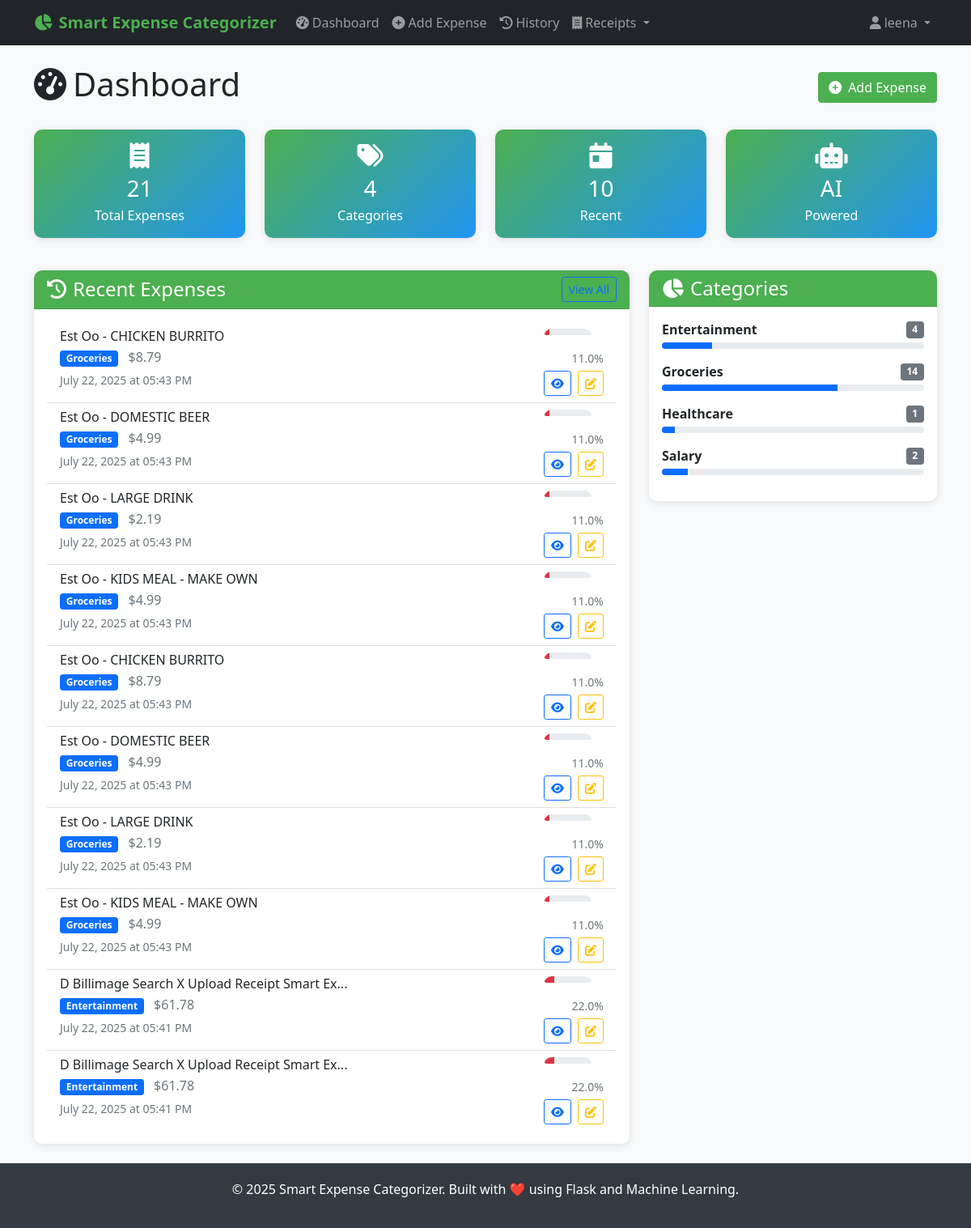
/dashboard (signed in), run on the app's committed database.
### PYTHON/models.py (models this page shows, shortened)
class User(UserMixin, db.Model):
    __tablename__ = 'users'
    id = db.Column(db.String(36), primary_key=True, default=lambda: str(uuid.uuid4()))
    username = db.Column(db.String(80), unique=True, nullable=False, index=True)
    email = db.Column(db.String(120), unique=True, nullable=False, index=True)
    password_hash = db.Column(db.String(255), nullable=False)
    created_at = db.Column(db.DateTime, default=datetime.utcnow)
    is_active = db.Column(db.Boolean, default=True)
    expenses = db.relationship('Expense', backref='user', lazy='dynamic', cascade='all, delete-orphan')
    def get_expense_stats(self):
        total_expenses = self.expenses.count()
        categories = db.session.query(
            Expense.predicted_category,
            db.func.count(Expense.id).label('count'),
            db.func.sum(Expense.amount).label('total')
        ).filter_by(user_id=self.id).group_by(Expense.predicted_category).all()
        return {
            'total_expenses': total_expenses,
            'categories': [
                {
                    'category': cat.predicted_category,
                    'count': cat.count,
                    'total': float(cat.total) if cat.total else 0.0
                }
                for cat in categories
            ]
        }

class Expense(db.Model):
    __tablename__ = 'expenses'
    id = db.Column(db.String(36), primary_key=True, default=lambda: str(uuid.uuid4()))
    user_id = db.Column(db.String(36), db.ForeignKey('users.id'), nullable=False, index=True)
    description = db.Column(db.Text, nullable=False)
    amount = db.Column(db.Numeric(10, 2), nullable=True)
    predicted_category = db.Column(db.String(100), nullable=False, index=True)
    confidence_score = db.Column(db.Float, nullable=False)
    model_predictions = db.Column(db.JSON)  # Store individual model predictions
    created_at = db.Column(db.DateTime, default=datetime.utcnow, index=True)
    updated_at = db.Column(db.DateTime, default=datetime.utcnow, onupdate=datetime.utcnow)
    user_feedback = db.Column(db.String(100), nullable=True)  # User can correct the category
    is_correct = db.Column(db.Boolean, nullable=True)  # User can mark if prediction was correct
    source = db.Column(db.String(50), nullable=True, default='manual')  # 'manual', 'receipt_upload', 'api'
    expense_metadata = db.Column(db.JSON, nullable=True)  # Store receipt data, OCR confidence, etc.
    date = db.Column(db.DateTime, nullable=True)  # Expense date (can be different from created_at)

### PYTHON/routes.py (the view)
@main_bp.route('/dashboard')
@login_required
def dashboard():
    recent_expenses = Expense.query.filter_by(user_id=current_user.id)\
        .order_by(Expense.created_at.desc())\
        .limit(10).all()
    stats = current_user.get_expense_stats()
    return render_template('dashboard.html',
                         recent_expenses=recent_expenses,
                         stats=stats)

### PYTHON/app.py (called while the page is built)
def init_extensions(app):
    db.init_app(app)
    login_manager = LoginManager()
    login_manager.init_app(app)
    login_manager.login_view = 'auth.login'
    login_manager.login_message = 'Please log in to access this page.'
    login_manager.login_message_category = 'info'
    login_manager.session_protection = 'strong'
    csrf = CSRFProtect(app)
    @login_manager.user_loader
    def load_user(user_id):
        try:
            return User.query.get(user_id)
        except Exception:
            return None
    @app.before_request
    def fix_session():
        from flask import session
        if not session.get('_session_initialized'):
            session['_session_initialized'] = True
            session.permanent = True

def add_security_headers(app):
    @app.after_request
    def set_security_headers(response):
        if hasattr(app.config, 'SECURITY_HEADERS'):
            for header, value in app.config['SECURITY_HEADERS'].items():
                response.headers[header] = value
        response.headers['X-Content-Type-Options'] = 'nosniff'
        response.headers['X-Frame-Options'] = 'DENY'
        response.headers['X-XSS-Protection'] = '1; mode=block'
        return response

def register_context_processors(app):
    @app.context_processor
    def inject_now():
        return {'now': datetime.now()}

### PYTHON/templates/dashboard.html (shortened to what this page needs)
{% extends "base.html" %}
{% block content %}
<div class="d-flex justify-content-between align-items-center mb-4">
    <h1>
        <i class="fas fa-tachometer-alt me-2"></i>Dashboard
    </h1>
    <a href="{{ url_for('main.predict') }}" class="btn btn-primary">
        <i class="fas fa-plus-circle me-2"></i>Add Expense
    </a>
</div>
<div class="row mb-4">
    <div class="col-md-3 mb-3">
        <div class="card stats-card text-center">
            <div class="card-body">
                <i class="fas fa-receipt fa-2x mb-2"></i>
                <h3 class="mb-1">{{ stats.total_expenses }}</h3>
                <p class="mb-0">Total Expenses</p>
            </div>
        </div>
    </div>
    <div class="col-md-3 mb-3">
        <div class="card stats-card text-center">
            <div class="card-body">
                <i class="fas fa-tags fa-2x mb-2"></i>
                <h3 class="mb-1">{{ stats.categories|length }}</h3>
                <p class="mb-0">Categories</p>
            </div>
        </div>
    </div>
    <div class="col-md-3 mb-3">
        <div class="card stats-card text-center">
            <div class="card-body">
                <i class="fas fa-calendar-day fa-2x mb-2"></i>
                <h3 class="mb-1">{{ recent_expenses|length }}</h3>
                <p class="mb-0">Recent</p>
            </div>
        </div>
    </div>
    <div class="col-md-3 mb-3">
        <div class="card stats-card text-center">
            <div class="card-body">
                <i class="fas fa-robot fa-2x mb-2"></i>
                <h3 class="mb-1">AI</h3>
                <p class="mb-0">Powered</p>
            </div>
        </div>
    </div>
</div>
<div class="row">
    <div class="col-md-8">
        <div class="card">
            <div class="card-header d-flex justify-content-between align-items-center">
                <h4 class="mb-0">
                    <i class="fas fa-history me-2"></i>Recent Expenses
                </h4>
                <a href="{{ url_for('main.expenses') }}" class="btn btn-sm btn-outline-primary">
                    View All
                </a>
            </div>
            <div class="card-body">
                {% if recent_expenses %}
                    <div class="list-group list-group-flush">
                        {% for expense in recent_expenses %}
                            <div class="list-group-item expense-item">
                                <div class="d-flex justify-content-between align-items-start">
                                    <div class="flex-grow-1">
                                        <h6 class="mb-1">{{ expense.description[:50] }}{% if expense.description|length > 50 %}...{% endif %}</h6>
                                        <p class="mb-1">
                                            <span class="badge bg-primary">{{ expense.predicted_category }}</span>
                                            {% if expense.amount %}
                                                <span class="text-muted ms-2">${{ "%.2f"|format(expense.amount) }}</span>
                                            {% endif %}
                                        </p>
                                        <small class="text-muted">{{ expense.created_at.strftime('%B %d, %Y at %I:%M %p') }}</small>
                                    </div>
                                    <div class="text-end">
                                        <div class="confidence-bar mb-1" style="width: 60px;">
                                            <div class="progress" style="height: 8px;">
                                                <div class="progress-bar
                                                    {% if expense.confidence_score >= 0.8 %}bg-success
                                                    {% elif expense.confidence_score >= 0.6 %}bg-warning
                                                    {% else %}bg-danger{% endif %}"
                                                    style="width: {{ (expense.confidence_score * 100)|round }}%">
                                                </div>
                                            </div>
                                        </div>
                                        <div class="mb-1">
                                            <small class="text-muted">{{ (expense.confidence_score * 100)|round }}%</small>
                                        </div>
                                        <div class="btn-group-sm" role="group">
                                            <a href="{{ url_for('main.expense_detail', expense_id=expense.id) }}"
                                               class="btn btn-sm btn-outline-primary me-1" title="View Details">
                                                <i class="fas fa-eye"></i>
                                            </a>
                                            <a href="{{ url_for('main.edit_expense', expense_id=expense.id) }}"
                                               class="btn btn-sm btn-outline-warning" title="Edit">
                                                <i class="fas fa-edit"></i>
                                            </a>
                                        </div>
                                    </div>
                                </div>
                            </div>
                        {% endfor %}
                    </div>
                {% else %}
                    <div class="text-center text-muted py-4">
                        <i class="fas fa-receipt fa-3x mb-3"></i>
                        <p>No expenses yet. <a href="{{ url_for('main.predict') }}">Add your first expense</a>!</p>
                    </div>
                {% endif %}
            </div>
        </div>
    </div>
    <div class="col-md-4">
        <div class="card">
            <div class="card-header">
                <h4 class="mb-0">
                    <i class="fas fa-chart-pie me-2"></i>Categories
                </h4>
            </div>
            <div class="card-body">
                {% if stats.categories %}
                    {% for category in stats.categories[:5] %}
                        <div class="mb-3">
                            <div class="d-flex justify-content-between align-items-center mb-1">
                                <span class="fw-bold">{{ category.category }}</span>
                                <span class="badge bg-secondary">{{ category.count }}</span>
                            </div>
                            <div class="progress" style="height: 8px;">
                                <div class="progress-bar bg-primary"
                                     style="width: {{ (category.count / stats.total_expenses * 100)|round }}%">
                                </div>
                            </div>
                        </div>
                    {% endfor %}
                {% else %}
                    <div class="text-center text-muted">
                        <i class="fas fa-chart-pie fa-3x mb-3"></i>
                        <p>No categories yet</p>
                    </div>
                {% endif %}
            </div>
        </div>
    </div>
</div>
{% endblock %}

### PYTHON/templates/base.html (shortened to what this page needs)
<!DOCTYPE html>
<html lang="en">
<head>
    <link href="https://cdn.jsdelivr.net/npm/bootstrap@5.1.3/dist/css/bootstrap.min.css" rel="stylesheet">
    <link href="https://cdnjs.cloudflare.com/ajax/libs/font-awesome/6.0.0/css/all.min.css" rel="stylesheet">
</head>
<body>
    <nav class="navbar navbar-expand-lg navbar-dark bg-dark">
        <div class="container">
            <a class="navbar-brand" href="{{ url_for('main.index') }}">
                <i class="fas fa-chart-pie me-2"></i>Smart Expense Categorizer
            </a>
            <div class="collapse navbar-collapse" id="navbarNav">
                <ul class="navbar-nav me-auto">
                    {% if current_user.is_authenticated %}
                        <li class="nav-item">
                            <a class="nav-link" href="{{ url_for('main.dashboard') }}">
                                <i class="fas fa-tachometer-alt me-1"></i>Dashboard
                            </a>
                        </li>
                        <li class="nav-item">
                            <a class="nav-link" href="{{ url_for('main.predict') }}">
                                <i class="fas fa-plus-circle me-1"></i>Add Expense
                            </a>
                        </li>
                        <li class="nav-item">
                            <a class="nav-link" href="{{ url_for('main.expenses') }}">
                                <i class="fas fa-history me-1"></i>History
                            </a>
                        </li>
                        <li class="nav-item dropdown">
                            <a class="nav-link dropdown-toggle" href="#" id="receiptDropdown" role="button" data-bs-toggle="dropdown">
                                <i class="fas fa-receipt me-1"></i>Receipts
                            </a>
                        </li>
                    {% endif %}
                </ul>
                <ul class="navbar-nav">
                    {% if current_user.is_authenticated %}
                        <li class="nav-item dropdown">
                            <a class="nav-link dropdown-toggle" href="#" id="navbarDropdown" role="button" data-bs-toggle="dropdown">
                                <i class="fas fa-user me-1"></i>{{ current_user.username }}
                            </a>
                        </li>
                    {% endif %}
                </ul>
            </div>
        </div>
    </nav>
    <main class="container my-4">
        {% block content %}{% endblock %}
    </main>
    <footer class="footer mt-auto">
        <div class="container text-center">
            <p>&copy; {{ now.year }} Smart Expense Categorizer. Built with ❤️ using Flask and Machine Learning.</p>
        </div>
    </footer>
</body>
</html>

### PYTHON/templates/base.html (style rules this page uses)
:root { --primary-color: #4CAF50; --secondary-color: #45a049; --accent-color: #2196F3; --danger-color: #f44336; --warning-color: #ff9800; --success-color: #4CAF50; --info-color: #2196F3; }
body { background-color: #f8f9fa; font-family: 'Segoe UI', Tahoma, Geneva, Verdana, sans-serif; }
.navbar-brand { font-weight: bold; color: var(--primary-color) !important; }
.btn-primary { background-color: var(--primary-color); border-color: var(--primary-color); }
.card { box-shadow: 0 2px 10px rgba(0,0,0,0.1); border: none; border-radius: 10px; }
.card-header { background-color: var(--primary-color); color: white; border-radius: 10px 10px 0 0 !important; }
.footer { background-color: #343a40; color: white; padding: 20px 0; margin-top: 50px; }
.confidence-bar { height: 20px; border-radius: 10px; overflow: hidden; }
.expense-item { transition: transform 0.2s; }
.stats-card { background: linear-gradient(135deg, var(--primary-color), var(--accent-color)); color: white; }

### data on the page
User: username "leena"
Expense: description "Est Oo - CHICKEN BURRITO", predicted_category "Groceries", amount "8.79", created_at "July 22, 2025 at 05:43 PM", (expense.confidence_score*100)|round "11.0"
Expense: description "Est Oo - DOMESTIC BEER", predicted_category "Groceries", amount "4.99", created_at "July 22, 2025 at 05:43 PM", (expense.confidence_score*100)|round "11.0"
Expense: description "Est Oo - LARGE DRINK", predicted_category "Groceries", amount "2.19", created_at "July 22, 2025 at 05:43 PM", (expense.confidence_score*100)|round "11.0"
Expense: description "Est Oo - KIDS MEAL - MAKE OWN", predicted_category "Groceries", amount "4.99", created_at "July 22, 2025 at 05:43 PM", (expense.confidence_score*100)|round "11.0"
Expense: description "Est Oo - CHICKEN BURRITO", predicted_category "Groceries", amount "8.79", created_at "July 22, 2025 at 05:43 PM", (expense.confidence_score*100)|round "11.0"
Expense: description "Est Oo - DOMESTIC BEER", predicted_category "Groceries", amount "4.99", created_at "July 22, 2025 at 05:43 PM", (expense.confidence_score*100)|round "11.0"
Expense: description "Est Oo - LARGE DRINK", predicted_category "Groceries", amount "2.19", created_at "July 22, 2025 at 05:43 PM", (expense.confidence_score*100)|round "11.0"
Expense: description "Est Oo - KIDS MEAL - MAKE OWN", predicted_category "Groceries", amount "4.99", created_at "July 22, 2025 at 05:43 PM", (expense.confidence_score*100)|round "11.0"
Expense: description "D Billimage Search X Upload Receipt Smart Ex", predicted_category "Entertainment", amount "61.78", created_at "July 22, 2025 at 05:41 PM", (expense.confidence_score*100)|round "22.0"
Expense: description "D Billimage Search X Upload Receipt Smart Ex", predicted_category "Entertainment", amount "61.78", created_at "July 22, 2025 at 05:41 PM", (expense.confidence_score*100)|round "22.0"

### other printed values
{{ stats.total_expenses }} "21"
{{ stats.categories|length }} "4"
{{ recent_expenses|length }} "10"
{{ category.category }} "Entertainment" "Groceries" "Healthcare" "Salary"
{{ category.count }} "4" "14" "1" "2"
